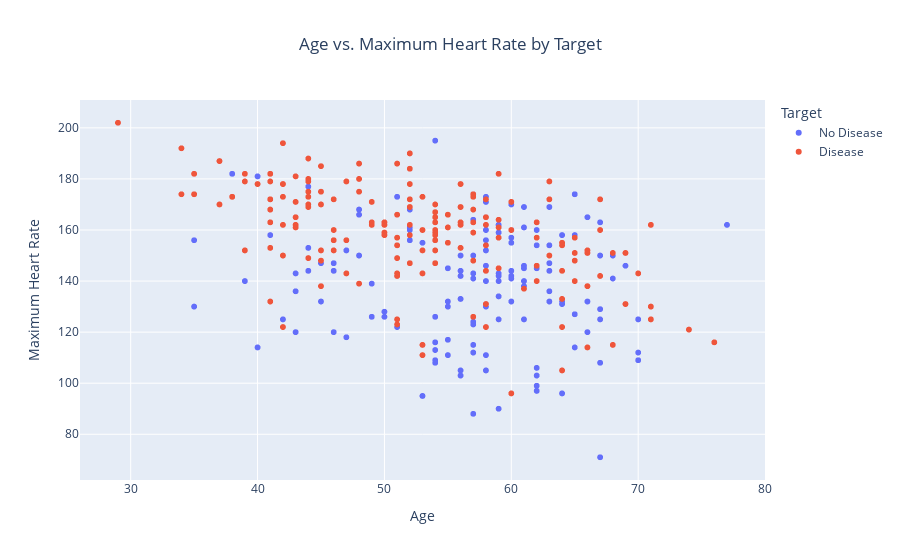

This figure's notebook cell:
### Code cell
import plotly.express as px

# Create a scatter plot using Plotly Express
fig = px.scatter(df, x='Age', y='Mx Heart Rate', color='Target',
                 category_orders={'Target': ['No Disease', 'Disease']},
                 title='Age vs. Maximum Heart Rate by Target')

# Update layout for better readability
fig.update_layout(
    xaxis_title='Age',
    yaxis_title='Maximum Heart Rate',
    title_x=0.5,
    legend_title='Target'
)

# Show the plot
fig.show()

### Figure 1 — Plotly figure (JSON) as saved in the notebook; plotly's stock layout.template omitted (floating-point values rounded to 4 significant figures; data arrays with more than 128 entries replaced by an {"elided": "..."} marker saying what was removed)
{"data": [{"hovertemplate": "Target=No Disease<br>Age=%{x}<br>Mx Heart Rate=%{y}<extra></extra>", "legendgroup": "No Disease", "marker": {"color": "#636efa", "symbol": "circle"}, "mode": "markers", "name": "No Disease", "showlegend": true, "type": "scattergl", "x": {"elided": "499 int values"}, "xaxis": "x", "y": {"elided": "499 int values"}, "yaxis": "y"}, {"hovertemplate": "Target=Disease<br>Age=%{x}<br>Mx Heart Rate=%{y}<extra></extra>", "legendgroup": "Disease", "marker": {"color": "#EF553B", "symbol": "circle"}, "mode": "markers", "name": "Disease", "showlegend": true, "type": "scattergl", "x": {"elided": "526 int values"}, "xaxis": "x", "y": {"elided": "526 int values"}, "yaxis": "y"}], "layout": {"legend": {"title": {"text": "Target"}, "tracegroupgap": 0}, "title": {"text": "Age vs. Maximum Heart Rate by Target", "x": 0.5}, "xaxis": {"anchor": "y", "domain": [0, 1], "title": {"text": "Age"}}, "yaxis": {"anchor": "x", "domain": [0, 1], "title": {"text": "Maximum Heart Rate"}}}}
